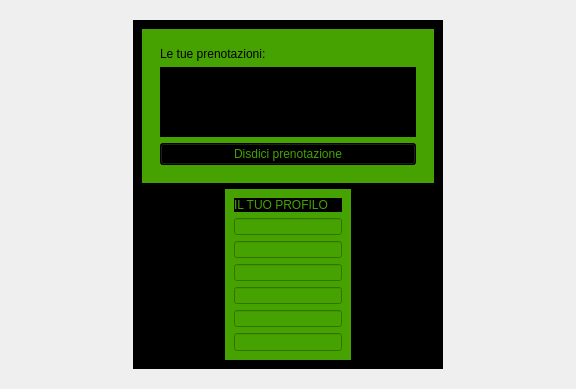
<?xml version="1.0" encoding="UTF-8"?>
<ui version="4.0">
 <class>VistaHome</class>
 <widget class="QWidget" name="VistaHome">
  <property name="windowModality">
   <enum>Qt::NonModal</enum>
  </property>
  <property name="geometry">
   <rect>
    <x>0</x>
    <y>0</y>
    <width>576</width>
    <height>389</height>
   </rect>
  </property>
  <property name="minimumSize">
   <size>
    <width>576</width>
    <height>389</height>
   </size>
  </property>
  <property name="windowTitle">
   <string>Gestore Centro Sportivo PRO</string>
  </property>
  <property name="windowOpacity">
   <double>1.000000000000000</double>
  </property>
  <property name="autoFillBackground">
   <bool>false</bool>
  </property>
  <layout class="QGridLayout" name="gridLayout_2">
   <item row="1" column="0">
    <widget class="QWidget" name="widget" native="true">
     <property name="styleSheet">
      <string notr="true">image: url(:/immagini/sfondo.jpg);</string>
     </property>
     <layout class="QGridLayout" name="gridLayout">
      <item row="0" column="0" alignment="Qt::AlignHCenter|Qt::AlignVCenter">
       <widget class="QWidget" name="widget_3" native="true">
        <property name="styleSheet">
         <string notr="true">background-color: rgb(0, 0, 0);</string>
        </property>
        <layout class="QGridLayout" name="gridLayout_4">
         <item row="0" column="0" alignment="Qt::AlignHCenter|Qt::AlignVCenter">
          <widget class="QWidget" name="widget_4" native="true">
           <property name="styleSheet">
            <string notr="true">background-color: rgb(69, 162, 0);button</string>
           </property>
           <layout class="QGridLayout" name="gridLayout_5">
            <item row="0" column="0" alignment="Qt::AlignHCenter|Qt::AlignVCenter">
             <widget class="QWidget" name="widget_2" native="true">
              <layout class="QGridLayout" name="gridLayout_3">
               <item row="1" column="0">
                <widget class="QListView" name="listViewPrenotazioni">
                 <property name="styleSheet">
                  <string notr="true">background-color: rgb(0, 0, 0);
color: rgb(255, 255, 255);</string>
                 </property>
                </widget>
               </item>
               <item row="0" column="0">
                <widget class="QLabel" name="label_2">
                 <property name="text">
                  <string>Le tue prenotazioni:</string>
                 </property>
                </widget>
               </item>
               <item row="2" column="0">
                <widget class="QPushButton" name="pushButton_2">
                 <property name="styleSheet">
                  <string notr="true">color: rgb(69, 162, 0);
background-color: rgb(0, 0, 0);</string>
                 </property>
                 <property name="text">
                  <string>Disdici prenotazione</string>
                 </property>
                </widget>
               </item>
              </layout>
             </widget>
            </item>
           </layout>
          </widget>
         </item>
         <item row="1" column="0" alignment="Qt::AlignHCenter|Qt::AlignVCenter">
          <widget class="QWidget" name="widget_5" native="true">
           <property name="styleSheet">
            <string notr="true">background-color: rgb(69, 162, 0);</string>
           </property>
           <layout class="QGridLayout" name="gridLayout_6">
            <item row="4" column="0">
             <widget class="QLineEdit" name="labelEmail"/>
            </item>
            <item row="6" column="0">
             <widget class="QLineEdit" name="labelAbbonamento"/>
            </item>
            <item row="5" column="0">
             <widget class="QLineEdit" name="labelTelefono"/>
            </item>
            <item row="2" column="0">
             <widget class="QLineEdit" name="labelCF"/>
            </item>
            <item row="1" column="0">
             <widget class="QLineEdit" name="labelNomeCognome"/>
            </item>
            <item row="0" column="0">
             <widget class="QLabel" name="label">
              <property name="styleSheet">
               <string notr="true">color: rgb(69, 162, 0);
background-color: rgb(0, 0, 0);</string>
              </property>
              <property name="text">
               <string>IL TUO PROFILO</string>
              </property>
             </widget>
            </item>
            <item row="3" column="0">
             <widget class="QLineEdit" name="labelIndirizzo"/>
            </item>
           </layout>
          </widget>
         </item>
        </layout>
       </widget>
      </item>
     </layout>
    </widget>
   </item>
  </layout>
 </widget>
 <resources/>
 <connections/>
</ui>
